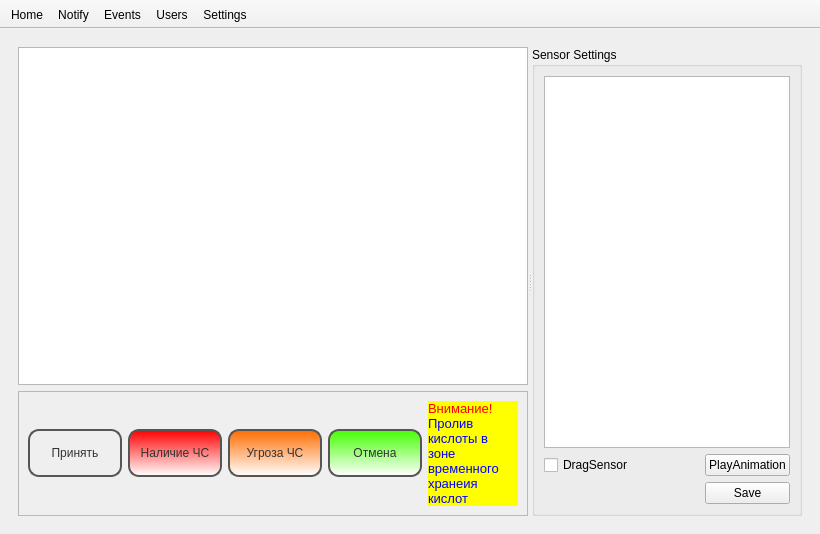
<?xml version="1.0" encoding="UTF-8"?>
<ui version="4.0">
 <class>MainWindow</class>
 <widget class="QMainWindow" name="MainWindow">
  <property name="geometry">
   <rect>
    <x>0</x>
    <y>0</y>
    <width>820</width>
    <height>534</height>
   </rect>
  </property>
  <property name="windowTitle">
   <string>Form1</string>
  </property>
  <widget class="QWidget" name="centralwidget">
   <layout class="QVBoxLayout" name="verticalLayout">
    <item>
     <widget class="QStackedWidget" name="stackedWidget">
      <property name="currentIndex">
       <number>0</number>
      </property>
      <widget class="QWidget" name="pageHome">
       <layout class="QVBoxLayout" name="verticalLayout_7">
        <item>
         <widget class="QSplitter" name="splitter">
          <property name="orientation">
           <enum>Qt::Horizontal</enum>
          </property>
          <widget class="QWidget" name="">
           <layout class="QVBoxLayout" name="verticalLayout_4">
            <item>
             <widget class="QGraphicsView" name="graphicsView">
              <property name="verticalScrollBarPolicy">
               <enum>Qt::ScrollBarAlwaysOff</enum>
              </property>
              <property name="horizontalScrollBarPolicy">
               <enum>Qt::ScrollBarAlwaysOff</enum>
              </property>
              <property name="dragMode">
               <enum>QGraphicsView::ScrollHandDrag</enum>
              </property>
             </widget>
            </item>
            <item>
             <widget class="QFrame" name="frame_cs">
              <property name="styleSheet">
               <string notr="true">#frame_cs_1{
border: none;
background: qlineargradient(x1: 0, y1: 0, x2: 0, y2: 1,
stop: 0 #a6a6a6, stop: 0.08 #7f7f7f,
stop: 0.39999 #717171, stop: 0.4 #626262,
stop: 0.9 #4c4c4c, stop: 1 #333333);
}</string>
              </property>
              <property name="frameShape">
               <enum>QFrame::StyledPanel</enum>
              </property>
              <property name="frameShadow">
               <enum>QFrame::Raised</enum>
              </property>
              <layout class="QHBoxLayout" name="horizontalLayout_2">
               <item>
                <widget class="QPushButton" name="pushB_p">
                 <property name="minimumSize">
                  <size>
                   <width>94</width>
                   <height>48</height>
                  </size>
                 </property>
                 <property name="maximumSize">
                  <size>
                   <width>90</width>
                   <height>16777215</height>
                  </size>
                 </property>
                 <property name="styleSheet">
                  <string notr="true">#frame_cs QPushButton {
color: #333;
border: 2px solid #555;
border-radius: 11px;
padding: 5px;
background: qradialgradient(cx: 0.3, cy: -0.4,
fx: 0.3, fy: -0.4,
radius: 1.35, stop: 0 #fff, stop: 1 #888);
min-width: 80px;
}

#frame_cs QPushButton:hover {
background: qradialgradient(cx: 0.3, cy: -0.4,
fx: 0.3, fy: -0.4,
radius: 1.35, stop: 0 #fff, stop: 1 #bbb);
}

#frame_cs QPushButton:pressed {
background: qradialgradient(cx: 0.4, cy: -0.1,
fx: 0.4, fy: -0.1,
radius: 1.35, stop: 0 #fff, stop: 1 #ddd);
}</string>
                 </property>
                 <property name="text">
                  <string>Принять</string>
                 </property>
                </widget>
               </item>
               <item>
                <widget class="QPushButton" name="pushB_cs">
                 <property name="minimumSize">
                  <size>
                   <width>94</width>
                   <height>48</height>
                  </size>
                 </property>
                 <property name="maximumSize">
                  <size>
                   <width>90</width>
                   <height>16777215</height>
                  </size>
                 </property>
                 <property name="styleSheet">
                  <string notr="true">#frame_cs QPushButton {
color: #333;
border: 2px solid #555;
border-radius: 11px;
padding: 5px;

	background-color: qlineargradient(spread:pad, x1:0, y1:0, x2:0, y2:1, stop:0 rgba(255, 0, 0, 255), stop:1 rgba(255, 255, 255, 255));


min-width: 80px;
}

#frame_cs QPushButton:hover {
	background-color: qlineargradient(spread:pad, x1:0, y1:0, x2:0, y2:1, stop:1 rgba(255, 0, 0, 255), stop:0 rgba(255, 255, 255, 255));
}

#frame_cs QPushButton:pressed {
background: qradialgradient(cx: 0.4, cy: -0.1,
fx: 0.4, fy: -0.1,
radius: 1.35, stop: 0 #fff, stop: 1 #ddd);
}</string>
                 </property>
                 <property name="text">
                  <string>Наличие ЧС</string>
                 </property>
                </widget>
               </item>
               <item>
                <widget class="QPushButton" name="pushB_ucs">
                 <property name="minimumSize">
                  <size>
                   <width>94</width>
                   <height>48</height>
                  </size>
                 </property>
                 <property name="maximumSize">
                  <size>
                   <width>90</width>
                   <height>16777215</height>
                  </size>
                 </property>
                 <property name="styleSheet">
                  <string notr="true">#frame_cs QPushButton {
color: #333;
border: 2px solid #555;
border-radius: 11px;
padding: 5px;
	background-color: qlineargradient(spread:pad, x1:0, y1:0, x2:0, y2:1, stop:0 rgba(255, 108, 0, 255), stop:1 rgba(255, 255, 255, 255));
min-width: 80px;
}

#frame_cs QPushButton:hover {
	background-color: qlineargradient(spread:pad, x1:0, y1:0, x2:0, y2:1, stop:1 rgba(255, 108, 0, 255), stop:0 rgba(255, 255, 255, 255));
}

#frame_cs QPushButton:pressed {
background: qradialgradient(cx: 0.4, cy: -0.1,
fx: 0.4, fy: -0.1,
radius: 1.35, stop: 0 #fff, stop: 1 #ddd);
}</string>
                 </property>
                 <property name="text">
                  <string>Угроза ЧС</string>
                 </property>
                </widget>
               </item>
               <item>
                <widget class="QPushButton" name="pushB_ncs">
                 <property name="minimumSize">
                  <size>
                   <width>94</width>
                   <height>48</height>
                  </size>
                 </property>
                 <property name="maximumSize">
                  <size>
                   <width>90</width>
                   <height>16777215</height>
                  </size>
                 </property>
                 <property name="baseSize">
                  <size>
                   <width>60</width>
                   <height>0</height>
                  </size>
                 </property>
                 <property name="styleSheet">
                  <string notr="true">#frame_cs QPushButton {
color: #333;
border: 2px solid #555;
border-radius: 11px;
padding: 5px;
	background-color: qlineargradient(spread:pad, x1:0, y1:0, x2:0, y2:1, stop:0 rgba(68, 255, 0, 255), stop:1 rgba(255, 255, 255, 255));
min-width: 80px;
}

#frame_cs QPushButton:hover {
	background-color: qlineargradient(spread:pad, x1:0, y1:0, x2:0, y2:1, stop:1 rgba(68, 255, 0, 255), stop:0 rgba(255, 255, 255, 255));
}

#frame_cs QPushButton:pressed {
background: qradialgradient(cx: 0.4, cy: -0.1,
fx: 0.4, fy: -0.1,
radius: 1.35, stop: 0 #fff, stop: 1 #ddd);
}</string>
                 </property>
                 <property name="text">
                  <string>Отмена</string>
                 </property>
                </widget>
               </item>
               <item>
                <widget class="QLabel" name="label_info_cs">
                 <property name="styleSheet">
                  <string notr="true">#label_info_cs {
border: 1;
	background-color: rgb(255, 255, 0);
}</string>
                 </property>
                 <property name="text">
                  <string>&lt;html&gt;&lt;head/&gt;&lt;body&gt;&lt;p&gt;&lt;span style=&quot; font-size:10pt; color:#ff0000;&quot;&gt;Внимание!&lt;/span&gt;&lt;span style=&quot; font-size:10pt; color:#0000ff;&quot;&gt;Пролив кислоты в зоне временного хранеия кислот &lt;/span&gt;&lt;/p&gt;&lt;/body&gt;&lt;/html&gt;</string>
                 </property>
                 <property name="wordWrap">
                  <bool>true</bool>
                 </property>
                 <property name="margin">
                  <number>5</number>
                 </property>
                </widget>
               </item>
              </layout>
             </widget>
            </item>
           </layout>
          </widget>
          <widget class="QGroupBox" name="groupBox">
           <property name="sizePolicy">
            <sizepolicy hsizetype="Maximum" vsizetype="Preferred">
             <horstretch>0</horstretch>
             <verstretch>0</verstretch>
            </sizepolicy>
           </property>
           <property name="minimumSize">
            <size>
             <width>0</width>
             <height>0</height>
            </size>
           </property>
           <property name="title">
            <string>Sensor Settings</string>
           </property>
           <layout class="QVBoxLayout" name="verticalLayout_3">
            <item>
             <layout class="QGridLayout" name="gridLayout">
              <item row="0" column="0" colspan="3">
               <widget class="QTableView" name="tableSensor"/>
              </item>
              <item row="3" column="2">
               <widget class="QPushButton" name="pushButton">
                <property name="text">
                 <string>Save</string>
                </property>
               </widget>
              </item>
              <item row="1" column="0">
               <widget class="QCheckBox" name="checkBoxDragSensor">
                <property name="text">
                 <string>DragSensor</string>
                </property>
               </widget>
              </item>
              <item row="1" column="2">
               <widget class="QPushButton" name="pushButton_2">
                <property name="text">
                 <string>PlayAnimation</string>
                </property>
               </widget>
              </item>
             </layout>
            </item>
           </layout>
          </widget>
         </widget>
        </item>
       </layout>
      </widget>
      <widget class="QWidget" name="pageNotify">
       <widget class="QLabel" name="label_2">
        <property name="geometry">
         <rect>
          <x>60</x>
          <y>30</y>
          <width>62</width>
          <height>18</height>
         </rect>
        </property>
        <property name="text">
         <string>Notify</string>
        </property>
       </widget>
      </widget>
      <widget class="QWidget" name="pageEvents">
       <layout class="QVBoxLayout" name="verticalLayout_2">
        <item>
         <widget class="QTableView" name="tableEvent"/>
        </item>
       </layout>
      </widget>
      <widget class="QWidget" name="pageUsers">
       <layout class="QVBoxLayout" name="verticalLayout_6">
        <item>
         <layout class="QGridLayout" name="gridLayout_2">
          <item row="1" column="1">
           <widget class="QFrame" name="frame">
            <property name="sizePolicy">
             <sizepolicy hsizetype="Fixed" vsizetype="Fixed">
              <horstretch>0</horstretch>
              <verstretch>0</verstretch>
             </sizepolicy>
            </property>
            <property name="frameShape">
             <enum>QFrame::StyledPanel</enum>
            </property>
            <property name="frameShadow">
             <enum>QFrame::Raised</enum>
            </property>
            <layout class="QVBoxLayout" name="verticalLayout_5">
             <item>
              <layout class="QGridLayout" name="gridLayout_3">
               <item row="0" column="0" colspan="3">
                <widget class="QTableView" name="tableUser">
                 <property name="maximumSize">
                  <size>
                   <width>16777215</width>
                   <height>100</height>
                  </size>
                 </property>
                </widget>
               </item>
               <item row="7" column="0">
                <widget class="QPushButton" name="pB4">
                 <property name="maximumSize">
                  <size>
                   <width>75</width>
                   <height>16777215</height>
                  </size>
                 </property>
                 <property name="text">
                  <string>4</string>
                 </property>
                </widget>
               </item>
               <item row="9" column="2">
                <widget class="QPushButton" name="pBb">
                 <property name="maximumSize">
                  <size>
                   <width>75</width>
                   <height>16777215</height>
                  </size>
                 </property>
                 <property name="text">
                  <string>&lt;-</string>
                 </property>
                </widget>
               </item>
               <item row="3" column="0">
                <widget class="QLabel" name="label_3">
                 <property name="text">
                  <string>Password</string>
                 </property>
                </widget>
               </item>
               <item row="8" column="1">
                <widget class="QPushButton" name="pB2">
                 <property name="maximumSize">
                  <size>
                   <width>75</width>
                   <height>16777215</height>
                  </size>
                 </property>
                 <property name="text">
                  <string>2</string>
                 </property>
                </widget>
               </item>
               <item row="2" column="0">
                <widget class="QLabel" name="label">
                 <property name="text">
                  <string>User Name:</string>
                 </property>
                </widget>
               </item>
               <item row="7" column="1">
                <widget class="QPushButton" name="pB5">
                 <property name="maximumSize">
                  <size>
                   <width>75</width>
                   <height>16777215</height>
                  </size>
                 </property>
                 <property name="text">
                  <string>5</string>
                 </property>
                </widget>
               </item>
               <item row="7" column="2">
                <widget class="QPushButton" name="pB6">
                 <property name="maximumSize">
                  <size>
                   <width>75</width>
                   <height>16777215</height>
                  </size>
                 </property>
                 <property name="text">
                  <string>6</string>
                 </property>
                </widget>
               </item>
               <item row="6" column="1">
                <widget class="QPushButton" name="pB8">
                 <property name="maximumSize">
                  <size>
                   <width>75</width>
                   <height>16777215</height>
                  </size>
                 </property>
                 <property name="text">
                  <string>8</string>
                 </property>
                </widget>
               </item>
               <item row="9" column="1">
                <widget class="QPushButton" name="pBc">
                 <property name="maximumSize">
                  <size>
                   <width>75</width>
                   <height>16777215</height>
                  </size>
                 </property>
                 <property name="text">
                  <string>Clear</string>
                 </property>
                </widget>
               </item>
               <item row="6" column="0">
                <widget class="QPushButton" name="pB7">
                 <property name="maximumSize">
                  <size>
                   <width>75</width>
                   <height>16777215</height>
                  </size>
                 </property>
                 <property name="text">
                  <string>7</string>
                 </property>
                </widget>
               </item>
               <item row="2" column="1" colspan="2">
                <widget class="QLineEdit" name="lineEditLogin">
                 <property name="readOnly">
                  <bool>true</bool>
                 </property>
                </widget>
               </item>
               <item row="9" column="0">
                <widget class="QPushButton" name="pB0">
                 <property name="minimumSize">
                  <size>
                   <width>0</width>
                   <height>0</height>
                  </size>
                 </property>
                 <property name="maximumSize">
                  <size>
                   <width>75</width>
                   <height>16777215</height>
                  </size>
                 </property>
                 <property name="text">
                  <string>0</string>
                 </property>
                </widget>
               </item>
               <item row="8" column="0">
                <widget class="QPushButton" name="pB1">
                 <property name="maximumSize">
                  <size>
                   <width>75</width>
                   <height>16777215</height>
                  </size>
                 </property>
                 <property name="text">
                  <string>1</string>
                 </property>
                </widget>
               </item>
               <item row="8" column="2">
                <widget class="QPushButton" name="pB3">
                 <property name="maximumSize">
                  <size>
                   <width>75</width>
                   <height>16777215</height>
                  </size>
                 </property>
                 <property name="text">
                  <string>3</string>
                 </property>
                </widget>
               </item>
               <item row="6" column="2">
                <widget class="QPushButton" name="pB9">
                 <property name="maximumSize">
                  <size>
                   <width>75</width>
                   <height>16777215</height>
                  </size>
                 </property>
                 <property name="text">
                  <string>9</string>
                 </property>
                </widget>
               </item>
               <item row="3" column="1">
                <widget class="QLineEdit" name="lineEditPassword">
                 <property name="maximumSize">
                  <size>
                   <width>75</width>
                   <height>16777215</height>
                  </size>
                 </property>
                 <property name="maxLength">
                  <number>4</number>
                 </property>
                 <property name="echoMode">
                  <enum>QLineEdit::Password</enum>
                 </property>
                </widget>
               </item>
               <item row="3" column="2">
                <widget class="QPushButton" name="pBe">
                 <property name="maximumSize">
                  <size>
                   <width>75</width>
                   <height>16777215</height>
                  </size>
                 </property>
                 <property name="text">
                  <string>Enter</string>
                 </property>
                </widget>
               </item>
              </layout>
             </item>
            </layout>
           </widget>
          </item>
          <item row="1" column="2">
           <spacer name="horizontalSpacer_2">
            <property name="orientation">
             <enum>Qt::Horizontal</enum>
            </property>
            <property name="sizeHint" stdset="0">
             <size>
              <width>40</width>
              <height>20</height>
             </size>
            </property>
           </spacer>
          </item>
          <item row="0" column="0">
           <spacer name="verticalSpacer">
            <property name="orientation">
             <enum>Qt::Vertical</enum>
            </property>
            <property name="sizeHint" stdset="0">
             <size>
              <width>20</width>
              <height>40</height>
             </size>
            </property>
           </spacer>
          </item>
          <item row="1" column="0">
           <spacer name="horizontalSpacer">
            <property name="orientation">
             <enum>Qt::Horizontal</enum>
            </property>
            <property name="sizeHint" stdset="0">
             <size>
              <width>40</width>
              <height>20</height>
             </size>
            </property>
           </spacer>
          </item>
          <item row="2" column="0">
           <spacer name="verticalSpacer_2">
            <property name="orientation">
             <enum>Qt::Vertical</enum>
            </property>
            <property name="sizeHint" stdset="0">
             <size>
              <width>20</width>
              <height>40</height>
             </size>
            </property>
           </spacer>
          </item>
         </layout>
        </item>
       </layout>
      </widget>
      <widget class="QWidget" name="pageSettings">
       <widget class="QLabel" name="label_5">
        <property name="geometry">
         <rect>
          <x>80</x>
          <y>110</y>
          <width>62</width>
          <height>18</height>
         </rect>
        </property>
        <property name="text">
         <string>Settings</string>
        </property>
       </widget>
      </widget>
     </widget>
    </item>
   </layout>
  </widget>
  <widget class="QToolBar" name="toolBar">
   <property name="windowTitle">
    <string>toolBar</string>
   </property>
   <property name="movable">
    <bool>false</bool>
   </property>
   <property name="iconSize">
    <size>
     <width>52</width>
     <height>52</height>
    </size>
   </property>
   <attribute name="toolBarArea">
    <enum>TopToolBarArea</enum>
   </attribute>
   <attribute name="toolBarBreak">
    <bool>false</bool>
   </attribute>
   <addaction name="actionHome"/>
   <addaction name="actionNotify"/>
   <addaction name="actionEvents"/>
   <addaction name="actionUsers"/>
   <addaction name="actionSettings"/>
  </widget>
  <action name="actionHome">
   <property name="checkable">
    <bool>true</bool>
   </property>
   <property name="icon">
    <iconset resource="myres.qrc">
     <normaloff>:/icons/Free Flat Vector Icons/Framed/PNG/64/Home.png</normaloff>:/icons/Free Flat Vector Icons/Framed/PNG/64/Home.png</iconset>
   </property>
   <property name="text">
    <string>Home</string>
   </property>
  </action>
  <action name="actionNotify">
   <property name="checkable">
    <bool>true</bool>
   </property>
   <property name="icon">
    <iconset resource="myres.qrc">
     <normaloff>:/icons/Free Flat Vector Icons/Framed/PNG/64/Microphone.png</normaloff>:/icons/Free Flat Vector Icons/Framed/PNG/64/Microphone.png</iconset>
   </property>
   <property name="text">
    <string>Notify</string>
   </property>
  </action>
  <action name="actionEvents">
   <property name="checkable">
    <bool>true</bool>
   </property>
   <property name="icon">
    <iconset resource="myres.qrc">
     <normaloff>:/icons/Free Flat Vector Icons/Framed/PNG/64/Notepad.png</normaloff>:/icons/Free Flat Vector Icons/Framed/PNG/64/Notepad.png</iconset>
   </property>
   <property name="text">
    <string>Events</string>
   </property>
  </action>
  <action name="actionUsers">
   <property name="checkable">
    <bool>true</bool>
   </property>
   <property name="icon">
    <iconset resource="myres.qrc">
     <normaloff>:/icons/Free Flat Vector Icons/Framed/PNG/64/User.png</normaloff>:/icons/Free Flat Vector Icons/Framed/PNG/64/User.png</iconset>
   </property>
   <property name="text">
    <string>Users</string>
   </property>
  </action>
  <action name="actionSettings">
   <property name="checkable">
    <bool>true</bool>
   </property>
   <property name="icon">
    <iconset resource="myres.qrc">
     <normaloff>:/icons/Free Flat Vector Icons/Framed/PNG/64/Gear.png</normaloff>:/icons/Free Flat Vector Icons/Framed/PNG/64/Gear.png</iconset>
   </property>
   <property name="text">
    <string>Settings</string>
   </property>
  </action>
 </widget>
 <resources>
  <include location="myres.qrc"/>
 </resources>
 <connections>
  <connection>
   <sender>pushButton</sender>
   <signal>clicked()</signal>
   <receiver>MainWindow</receiver>
   <slot>saveSansors()</slot>
   <hints>
    <hint type="sourcelabel">
     <x>88</x>
     <y>120</y>
    </hint>
    <hint type="destinationlabel">
     <x>333</x>
     <y>292</y>
    </hint>
   </hints>
  </connection>
  <connection>
   <sender>checkBoxDragSensor</sender>
   <signal>clicked()</signal>
   <receiver>MainWindow</receiver>
   <slot>enableDragSensor()</slot>
   <hints>
    <hint type="sourcelabel">
     <x>74</x>
     <y>120</y>
    </hint>
    <hint type="destinationlabel">
     <x>397</x>
     <y>525</y>
    </hint>
   </hints>
  </connection>
  <connection>
   <sender>pushButton_2</sender>
   <signal>clicked()</signal>
   <receiver>MainWindow</receiver>
   <slot>playAnimation()</slot>
   <hints>
    <hint type="sourcelabel">
     <x>88</x>
     <y>120</y>
    </hint>
    <hint type="destinationlabel">
     <x>588</x>
     <y>525</y>
    </hint>
   </hints>
  </connection>
  <connection>
   <sender>pB0</sender>
   <signal>clicked()</signal>
   <receiver>MainWindow</receiver>
   <slot>enterDigitButtonLogin()</slot>
   <hints>
    <hint type="sourcelabel">
     <x>329</x>
     <y>418</y>
    </hint>
    <hint type="destinationlabel">
     <x>409</x>
     <y>266</y>
    </hint>
   </hints>
  </connection>
  <connection>
   <sender>pB1</sender>
   <signal>clicked()</signal>
   <receiver>MainWindow</receiver>
   <slot>enterDigitButtonLogin()</slot>
   <hints>
    <hint type="sourcelabel">
     <x>329</x>
     <y>389</y>
    </hint>
    <hint type="destinationlabel">
     <x>409</x>
     <y>266</y>
    </hint>
   </hints>
  </connection>
  <connection>
   <sender>pB2</sender>
   <signal>clicked()</signal>
   <receiver>MainWindow</receiver>
   <slot>enterDigitButtonLogin()</slot>
   <hints>
    <hint type="sourcelabel">
     <x>410</x>
     <y>389</y>
    </hint>
    <hint type="destinationlabel">
     <x>409</x>
     <y>266</y>
    </hint>
   </hints>
  </connection>
  <connection>
   <sender>pB3</sender>
   <signal>clicked()</signal>
   <receiver>MainWindow</receiver>
   <slot>enterDigitButtonLogin()</slot>
   <hints>
    <hint type="sourcelabel">
     <x>491</x>
     <y>389</y>
    </hint>
    <hint type="destinationlabel">
     <x>409</x>
     <y>266</y>
    </hint>
   </hints>
  </connection>
  <connection>
   <sender>pB4</sender>
   <signal>clicked()</signal>
   <receiver>MainWindow</receiver>
   <slot>enterDigitButtonLogin()</slot>
   <hints>
    <hint type="sourcelabel">
     <x>329</x>
     <y>360</y>
    </hint>
    <hint type="destinationlabel">
     <x>409</x>
     <y>266</y>
    </hint>
   </hints>
  </connection>
  <connection>
   <sender>pB5</sender>
   <signal>clicked()</signal>
   <receiver>MainWindow</receiver>
   <slot>enterDigitButtonLogin()</slot>
   <hints>
    <hint type="sourcelabel">
     <x>410</x>
     <y>360</y>
    </hint>
    <hint type="destinationlabel">
     <x>409</x>
     <y>266</y>
    </hint>
   </hints>
  </connection>
  <connection>
   <sender>pB6</sender>
   <signal>clicked()</signal>
   <receiver>MainWindow</receiver>
   <slot>enterDigitButtonLogin()</slot>
   <hints>
    <hint type="sourcelabel">
     <x>491</x>
     <y>360</y>
    </hint>
    <hint type="destinationlabel">
     <x>409</x>
     <y>266</y>
    </hint>
   </hints>
  </connection>
  <connection>
   <sender>pB7</sender>
   <signal>clicked()</signal>
   <receiver>MainWindow</receiver>
   <slot>enterDigitButtonLogin()</slot>
   <hints>
    <hint type="sourcelabel">
     <x>329</x>
     <y>331</y>
    </hint>
    <hint type="destinationlabel">
     <x>409</x>
     <y>266</y>
    </hint>
   </hints>
  </connection>
  <connection>
   <sender>pB8</sender>
   <signal>clicked()</signal>
   <receiver>MainWindow</receiver>
   <slot>enterDigitButtonLogin()</slot>
   <hints>
    <hint type="sourcelabel">
     <x>410</x>
     <y>331</y>
    </hint>
    <hint type="destinationlabel">
     <x>409</x>
     <y>266</y>
    </hint>
   </hints>
  </connection>
  <connection>
   <sender>pB9</sender>
   <signal>clicked()</signal>
   <receiver>MainWindow</receiver>
   <slot>enterDigitButtonLogin()</slot>
   <hints>
    <hint type="sourcelabel">
     <x>491</x>
     <y>331</y>
    </hint>
    <hint type="destinationlabel">
     <x>409</x>
     <y>266</y>
    </hint>
   </hints>
  </connection>
  <connection>
   <sender>pBb</sender>
   <signal>clicked()</signal>
   <receiver>MainWindow</receiver>
   <slot>enterBackSpaceLogin()</slot>
   <hints>
    <hint type="sourcelabel">
     <x>491</x>
     <y>418</y>
    </hint>
    <hint type="destinationlabel">
     <x>409</x>
     <y>266</y>
    </hint>
   </hints>
  </connection>
  <connection>
   <sender>pBc</sender>
   <signal>clicked()</signal>
   <receiver>lineEditPassword</receiver>
   <slot>clear()</slot>
   <hints>
    <hint type="sourcelabel">
     <x>410</x>
     <y>418</y>
    </hint>
    <hint type="destinationlabel">
     <x>410</x>
     <y>301</y>
    </hint>
   </hints>
  </connection>
  <connection>
   <sender>pBe</sender>
   <signal>clicked()</signal>
   <receiver>MainWindow</receiver>
   <slot>enterEnterLogin()</slot>
   <hints>
    <hint type="sourcelabel">
     <x>491</x>
     <y>302</y>
    </hint>
    <hint type="destinationlabel">
     <x>409</x>
     <y>266</y>
    </hint>
   </hints>
  </connection>
  <connection>
   <sender>tableUser</sender>
   <signal>clicked(QModelIndex)</signal>
   <receiver>MainWindow</receiver>
   <slot>enterUsernameLogin(QModelIndex)</slot>
   <hints>
    <hint type="sourcelabel">
     <x>410</x>
     <y>218</y>
    </hint>
    <hint type="destinationlabel">
     <x>409</x>
     <y>266</y>
    </hint>
   </hints>
  </connection>
 </connections>
 <slots>
  <slot>saveSansors()</slot>
  <slot>enableDragSensor()</slot>
  <slot>selectSensorInTable()</slot>
  <slot>playAnimation()</slot>
  <slot>enterDigitButtonLogin()</slot>
  <slot>enterBackSpaceLogin()</slot>
  <slot>enterEnterLogin()</slot>
  <slot>enterUsernameLogin(QModelIndex)</slot>
 </slots>
</ui>
